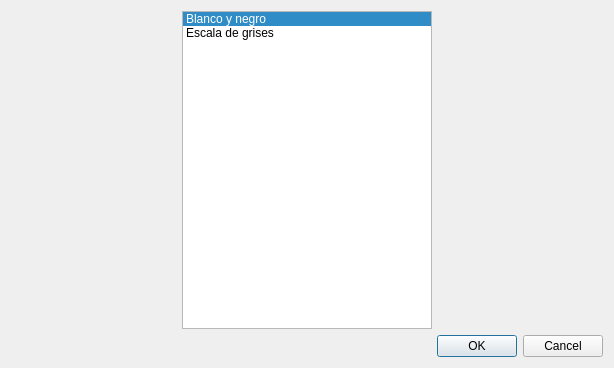
<?xml version="1.0" encoding="UTF-8"?>
<ui version="4.0">
 <class>GraphicImageEffectElementPropertyDialog</class>
 <widget class="QDialog" name="GraphicImageEffectElementPropertyDialog">
  <property name="geometry">
   <rect>
    <x>0</x>
    <y>0</y>
    <width>614</width>
    <height>368</height>
   </rect>
  </property>
  <property name="windowTitle">
   <string>Dialog</string>
  </property>
  <layout class="QVBoxLayout" name="verticalLayout">
   <item>
    <layout class="QHBoxLayout" name="hlDivision">
     <item>
      <widget class="QListWidget" name="lwEffects">
       <property name="maximumSize">
        <size>
         <width>250</width>
         <height>16777215</height>
        </size>
       </property>
       <property name="editTriggers">
        <set>QAbstractItemView::NoEditTriggers</set>
       </property>
       <property name="currentRow">
        <number>0</number>
       </property>
       <item>
        <property name="text">
         <string>Blanco y negro</string>
        </property>
       </item>
       <item>
        <property name="text">
         <string>Escala de grises</string>
        </property>
       </item>
      </widget>
     </item>
    </layout>
   </item>
   <item>
    <widget class="QDialogButtonBox" name="btnOkCancel">
     <property name="orientation">
      <enum>Qt::Horizontal</enum>
     </property>
     <property name="standardButtons">
      <set>QDialogButtonBox::Cancel|QDialogButtonBox::Ok</set>
     </property>
    </widget>
   </item>
  </layout>
 </widget>
 <resources/>
 <connections>
  <connection>
   <sender>btnOkCancel</sender>
   <signal>accepted()</signal>
   <receiver>GraphicImageEffectElementPropertyDialog</receiver>
   <slot>accept()</slot>
   <hints>
    <hint type="sourcelabel">
     <x>248</x>
     <y>254</y>
    </hint>
    <hint type="destinationlabel">
     <x>157</x>
     <y>274</y>
    </hint>
   </hints>
  </connection>
  <connection>
   <sender>btnOkCancel</sender>
   <signal>rejected()</signal>
   <receiver>GraphicImageEffectElementPropertyDialog</receiver>
   <slot>reject()</slot>
   <hints>
    <hint type="sourcelabel">
     <x>316</x>
     <y>260</y>
    </hint>
    <hint type="destinationlabel">
     <x>286</x>
     <y>274</y>
    </hint>
   </hints>
  </connection>
 </connections>
</ui>
